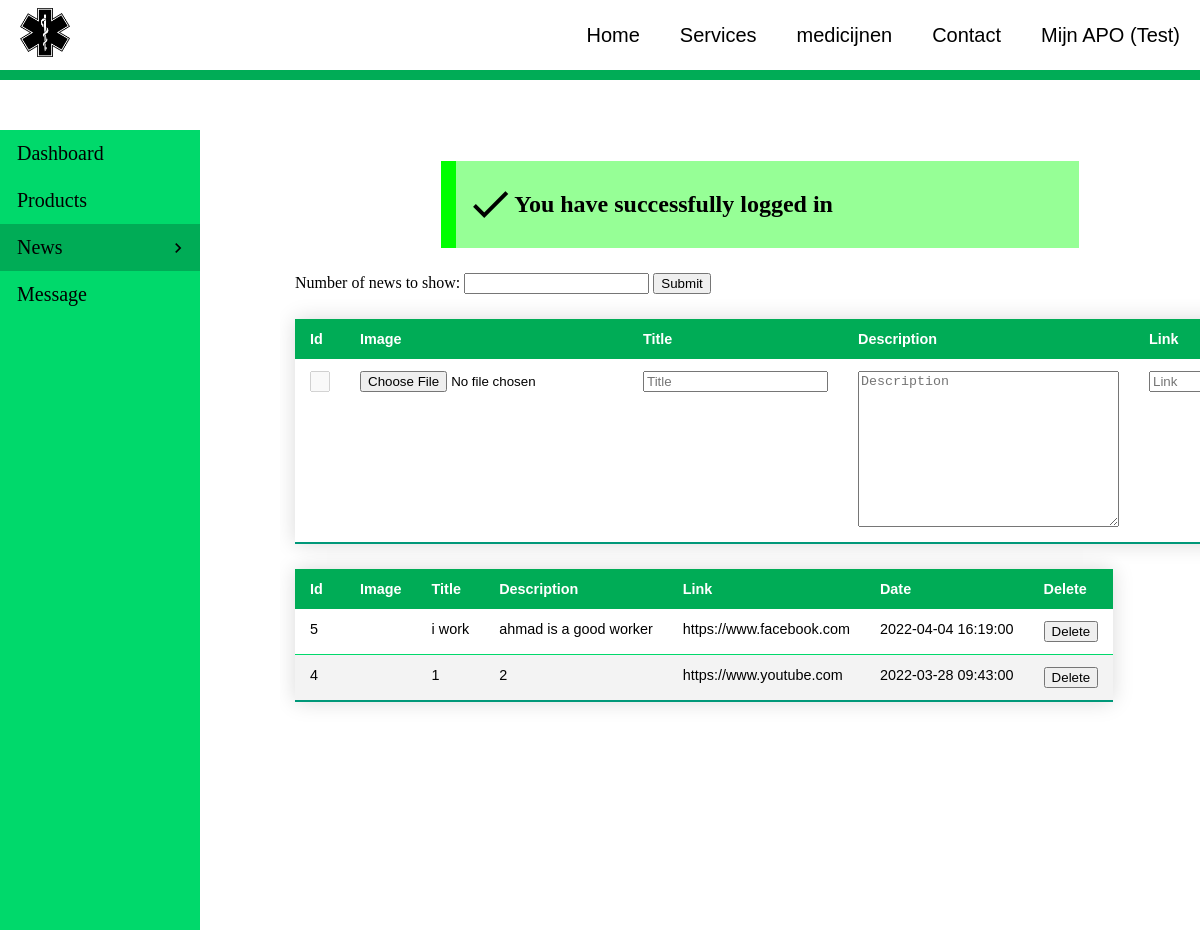
Before: /AdminPage/AdminNews.php (signed in) with the older database file.
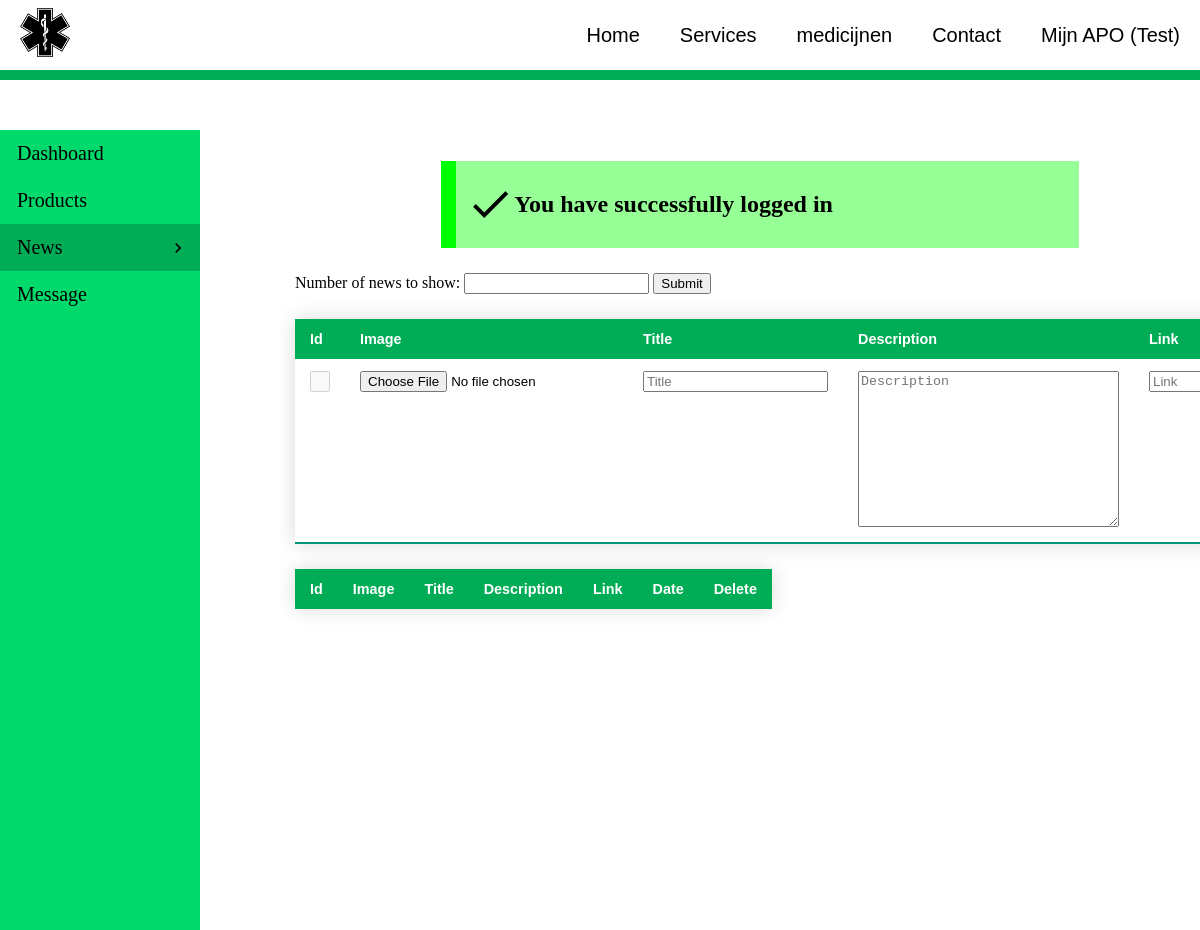
After: the same page with the newer database file.
### tables this page shows
CREATE TABLE `news` (
  `news_id` int(11) NOT NULL,
  `news_image` text NOT NULL,
  `news_title` text NOT NULL,
  `news_description` text NOT NULL,
  `news_link` text NOT NULL,
  `news_date` timestamp NOT NULL DEFAULT current_timestamp()
);

### PHP/inc/AdminNews.inc.php (the view)
<?php
require_once $_SERVER["DOCUMENT_ROOT"] . '/apo_ahmad/PHP/db_connection.php';
if (isset($_GET['sortingOrder'])) {
    if ($_GET['sortingOrder'] != 'DESC') {
        $sql = "SELECT * FROM news ORDER BY news_date DESC";
    } else {
        $sql = "SELECT * FROM news ORDER BY news_date ASC";
    }
} else {
    $sql = "SELECT * FROM news ORDER BY news_id DESC";
}
$results = mysqli_query($conn, $sql);
while ($data = mysqli_fetch_array($results)) {
    echo '
        <form action="/apo_ahmad/PHP/RemoveNews.php" method="post">
            <tr>
                <td class="news_Id">' . $data["news_id"] . '</td>
                <td><img id="Image" src="/apo_ahmad/Assets/Images/Medicine/' . $data["news_image"] . '" alt="">
                <td>' . $data["news_title"] . '</td>
                <td>' . $data["news_description"] . '</td>
                <td>' . $data["news_link"] . '</td>
                <td>' . $data["news_date"] . '</td>
                <td><input type="submit" name="delete" value="Delete"></td>
                <input type="hidden" name="id" value="' . $data["news_id"] . '">
                <input type="hidden" name="image" value="' . $data["news_image"] . '">
            </tr>
        </form>
    ';
}

### PHP/inc/messages.inc.php (shortened to what this page needs)
<?php
$messages = $_SESSION['messages'];
?>
<ul>
    <?php foreach ($messages as $message) :
        switch ($message[0]) {
    ?>
            <?php
            case "success":
            ?>
                <div class="successContainer">
                    <span class="material-icons md-48">done</span>
                    <h2><?php echo $message[1]; ?></h2>
                </div>
            <?php
                break;
            ?>
        <?php
        }
        ?>
    <?php endforeach; ?>
</ul>

Changed rows visible on the page:
removed news: news_id "5", news_title "i work", news_description "ahmad is a good worker", news_link "https://www.facebook.com", news_date "2022-04-04 16:19:00"
removed news: news_id "4", news_title "1", news_description "2", news_link "https://www.youtube.com", news_date "2022-03-28 09:43:00"
